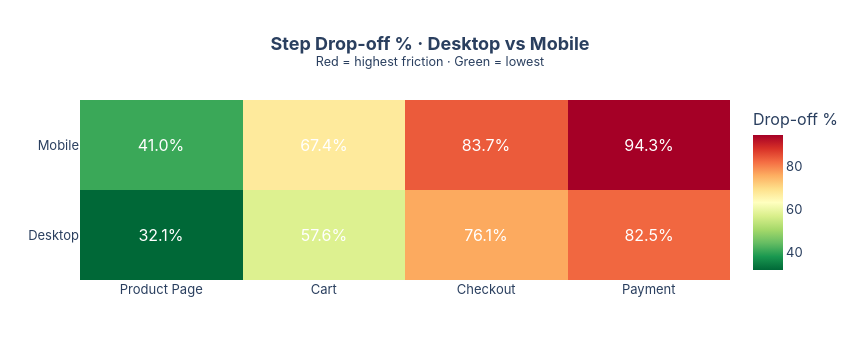

Notebook code cell kept with this figure:
### Markdown cell above
### 5c · Drop-off Heatmap by Stage × Device

### Code cell
heatmap_df = device_funnel[device_funnel['step'] != 'Homepage'].copy()
heatmap_pivot = heatmap_df.pivot(index='segment', columns='step', values='step_dropoff')
heatmap_pivot = heatmap_pivot.reindex(columns=STEPS[1:])

fig_heat = go.Figure(go.Heatmap(
    z          = heatmap_pivot.values,
    x          = heatmap_pivot.columns.tolist(),
    y          = heatmap_pivot.index.tolist(),
    colorscale = 'RdYlGn_r',
    text       = [[f'{v:.1f}%' for v in row] for row in heatmap_pivot.values],
    texttemplate = '%{text}',
    textfont   = dict(size=16, color='white'),
    showscale  = True,
    colorbar   = dict(title='Drop-off %')
))

fig_heat.update_layout(
    title  = dict(text='<b>Step Drop-off % · Desktop vs Mobile</b><br><sup>Red = highest friction · Green = lowest</sup>', x=0.5),
    width  = 860,
    height = 340,
    font   = dict(family='Inter, Arial', size=13),
    margin = dict(l=80, r=80, t=100, b=60)
)

fig_heat.write_image('../findings/funnel_dropoff_heatmap.png', scale=2)
fig_heat.show()
print('Saved → findings/funnel_dropoff_heatmap.png')

### Figure 1 — Plotly figure (JSON) as saved in the notebook; plotly's stock layout.template omitted (floating-point values rounded to 4 significant figures)
{"data": [{"colorbar": {"title": {"text": "Drop-off %"}}, "colorscale": [[0.0, "rgb(0,104,55)"], [0.1, "rgb(26,152,80)"], [0.2, "rgb(102,189,99)"], [0.3, "rgb(166,217,106)"], [0.4, "rgb(217,239,139)"], [0.5, "rgb(255,255,191)"], [0.6, "rgb(254,224,139)"], [0.7, "rgb(253,174,97)"], [0.8, "rgb(244,109,67)"], [0.9, "rgb(215,48,39)"], [1.0, "rgb(165,0,38)"]], "showscale": true, "text": [["32.1%", "57.6%", "76.1%", "82.5%"], ["41.0%", "67.4%", "83.7%", "94.3%"]], "textfont": {"color": "white", "size": 16}, "texttemplate": "%{text}", "type": "heatmap", "x": ["Product Page", "Cart", "Checkout", "Payment"], "y": ["Desktop", "Mobile"], "z": [[32.13, 57.65, 76.09, 82.54], [41.0, 67.38, 83.72, 94.33]]}], "layout": {"font": {"family": "Inter, Arial", "size": 13}, "height": 340, "margin": {"b": 60, "l": 80, "r": 80, "t": 100}, "title": {"text": "<b>Step Drop-off % · Desktop vs Mobile</b><br><sup>Red = highest friction · Green = lowest</sup>", "x": 0.5}, "width": 860}}
